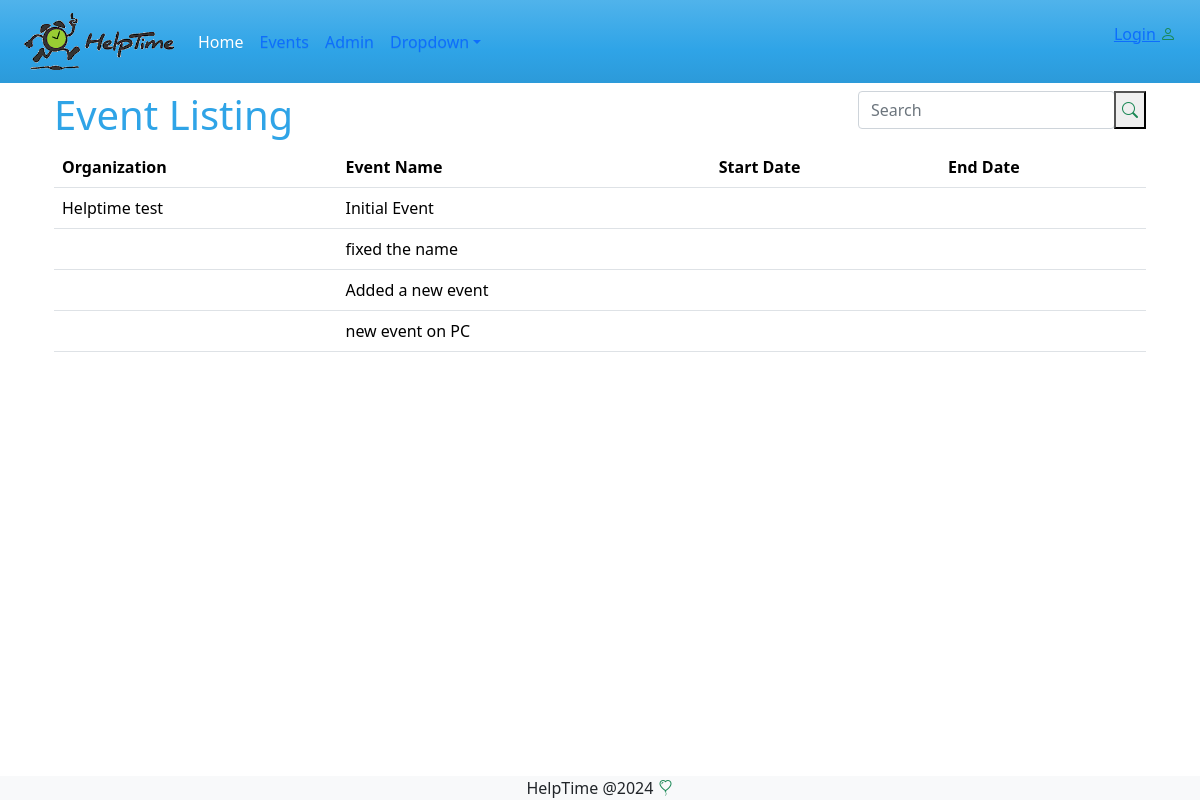
/events/, run on an earlier commit of the app's database.
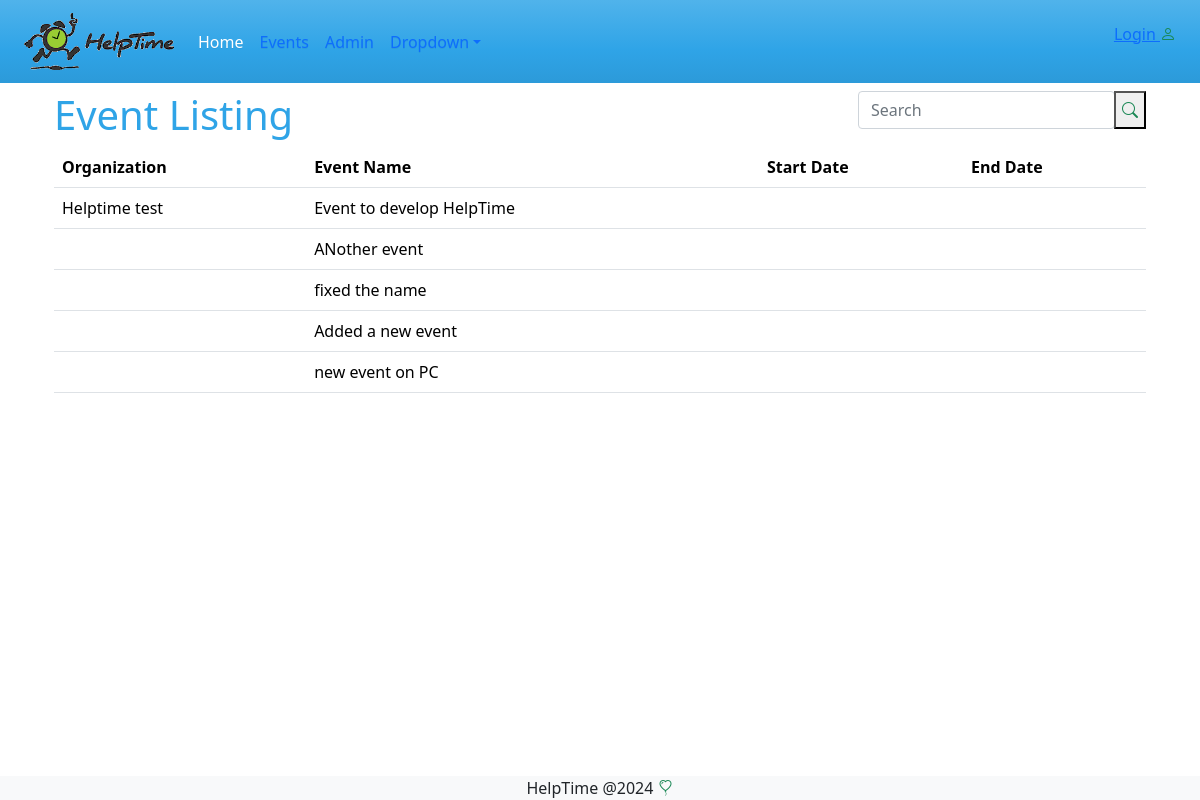
And on a later commit of the database.
### events/models.py (models this page shows, shortened)
class Event(models.Model):
    reminder_days_choice = models.TextChoices('days', '1 2 3 4 5 6 7')
    name = models.CharField(max_length=200, verbose_name='Event Name' )
    description = models.TextField(max_length=200, verbose_name='Event Description', blank=True)
    organization = models.CharField(max_length=100, verbose_name='Organization Name', blank=True )
    primery_contact = models.CharField(max_length=100, verbose_name='Primary Contact', blank=True)
    alternate_contact = models.CharField(max_length=100, verbose_name='Alt Contact', blank=True)
    hide_names = models.BooleanField(default=False, verbose_name='Hide Volunteer Names', blank=True)
    reminder_days = models.CharField(max_length=5, choices=reminder_days_choice, verbose_name='Days to remind in advance', default=7)
    created_by = models.ForeignKey(User, on_delete=models.SET_NULL, null=True, blank=True)
    created_at = models.DateTimeField(auto_now_add=True, null=True, blank=True)
    updated_at = models.DateTimeField(auto_now=True, blank=True, null=True)

### events/views.py (the view)
# urls.py: path("", views.index, name="index"),
def index(request):
    form = EventSearchForm(request.GET or None)
    events = Event.objects.annotate(
        start_task_date=Min('tasks__task_date'),
        end_task_date=Max('tasks__task_date')
    )
    if form.is_valid():
        filter = form.cleaned_data.get('filter')
        events = events.filter(Q(name__icontains=filter) | Q(organization__icontains=filter))
    context = {
        'form' : form,
        'events' : events,
    }
    return render(request, 'events/index.html', context)

### events/forms.py
class EventSearchForm(forms.Form):
    filter = forms.CharField(required=False,
                             label="",
                             widget=forms.TextInput(attrs={'placeholder':'Search',
                                                           'class':'form-control'}))

### events/templates/events/index.html
{% extends 'master.html' %}
{% block content %}
    <div class="row">
        <div class="col-sm-6">
            <h1> Event Listing</h1>
        </div>
        <div class="col-sm-6">
            <div class="float-end">
                <form method="get">
                    <div class="input-group mb-2">
                        {{form}}
                        <button type="submit"> <i class="bi bi-search text-success"></i> </button>
                    </div>
                </form>
            </div>
        </div>
    </div>
<table class="table">
    <tr>
        <th>Organization</th>
        <th>Event Name</th>
        <th>Start Date</th>
        <th>End Date</th>
    </tr>
    {% for event in events %}
    <tr>
        <td>{{ event.organization}}</td>
        <td>{{ event.name }} </td>
        <td>{{ event.start_task_date | date:"m/d/Y" }} </td>
        <td>{{ event.end_task_date | date:"m/d/Y"}} </td>
    </tr>
    {% endfor %}
</table>
{% endblock %}

What changed in the data, as far as the page shows it:
changed Event "Helptime test": name "Initial Event" → "Event to develop HelpTime"
added Event: name "ANother event"
